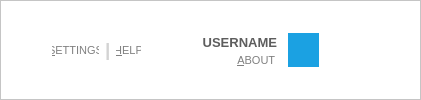
     <widget class="QFrame" name="frame_5">
      <property name="sizePolicy">
       <sizepolicy hsizetype="Preferred" vsizetype="Fixed">
        <horstretch>0</horstretch>
        <verstretch>4</verstretch>
       </sizepolicy>
      </property>
      <property name="minimumSize">
       <size>
        <width>0</width>
        <height>31</height>
       </size>
      </property>
      <property name="styleSheet">
       <string notr="true">QFrame{

background : white;


}</string>
      </property>
      <property name="frameShape">
       <enum>QFrame::StyledPanel</enum>
      </property>
      <property name="frameShadow">
       <enum>QFrame::Raised</enum>
      </property>
      <layout class="QGridLayout" name="gridLayout_4">
       <property name="sizeConstraint">
        <enum>QLayout::SetDefaultConstraint</enum>
       </property>
       <property name="topMargin">
        <number>0</number>
       </property>
       <property name="bottomMargin">
        <number>0</number>
       </property>
       <property name="verticalSpacing">
        <number>0</number>
       </property>
       <item row="0" column="1">
        <layout class="QHBoxLayout" name="horizontalLayout_4">
         <property name="spacing">
          <number>6</number>
         </property>
         <item>
          <widget class="QPushButton" name="pushButton_6">
           <property name="minimumSize">
            <size>
             <width>47</width>
             <height>16</height>
            </size>
           </property>
           <property name="maximumSize">
            <size>
             <width>47</width>
             <height>16</height>
            </size>
           </property>
           <property name="font">
            <font>
             <family>Segoe UI</family>
             <pointsize>8</pointsize>
             <weight>50</weight>
             <bold>false</bold>
            </font>
           </property>
           <property name="focusPolicy">
            <enum>Qt::NoFocus</enum>
           </property>
           <property name="styleSheet">
            <string notr="true">QPushButton{
background : white;
border : 0px white;
color : gray;
}
QPushButton:hover , QPushButton:pressed{
background : white;
border : 0px white;
color : rgb(27,161,226);
}</string>
           </property>
           <property name="text">
            <string>&amp;SETTINGS</string>
           </property>
          </widget>
         </item>
         <item>
          <widget class="QLabel" name="label_9">
           <property name="minimumSize">
            <size>
             <width>5</width>
             <height>25</height>
            </size>
           </property>
           <property name="maximumSize">
            <size>
             <width>5</width>
             <height>25</height>
            </size>
           </property>
           <property name="font">
            <font>
             <family>Segoe UI</family>
             <pointsize>14</pointsize>
             <weight>75</weight>
             <bold>true</bold>
            </font>
           </property>
           <property name="styleSheet">
            <string notr="true">QLabel{


color : lightgray;
background : solid white;


}</string>
           </property>
           <property name="text">
            <string>|</string>
           </property>
          </widget>
         </item>
         <item>
          <widget class="QPushButton" name="pushButton_8">
           <property name="minimumSize">
            <size>
             <width>25</width>
             <height>26</height>
            </size>
           </property>
           <property name="maximumSize">
            <size>
             <width>25</width>
             <height>26</height>
            </size>
           </property>
           <property name="font">
            <font>
             <family>Segoe UI</family>
             <pointsize>8</pointsize>
             <weight>50</weight>
             <bold>false</bold>
            </font>
           </property>
           <property name="focusPolicy">
            <enum>Qt::NoFocus</enum>
           </property>
           <property name="styleSheet">
            <string notr="true">QPushButton{
background : white;
border : 0px white;
color : gray;
}
QPushButton:hover , QPushButton:pressed{
background : white;
border : 0px white;
color : rgb(27,161,226);
}</string>
           </property>
           <property name="text">
            <string>&amp;HELP</string>
           </property>
          </widget>
         </item>
        </layout>
       </item>
       <item row="0" column="2">
        <spacer name="horizontalSpacer_14">
         <property name="orientation">
          <enum>Qt::Horizontal</enum>
         </property>
         <property name="sizeType">
          <enum>QSizePolicy::Fixed</enum>
         </property>
         <property name="sizeHint" stdset="0">
          <size>
           <width>55</width>
           <height>29</height>
          </size>
         </property>
        </spacer>
       </item>
       <item row="0" column="3">
        <layout class="QVBoxLayout" name="verticalLayout_4">
         <property name="spacing">
          <number>1</number>
         </property>
         <item>
          <widget class="QLabel" name="label_19">
           <property name="font">
            <font>
             <family>Segoe UI</family>
             <pointsize>10</pointsize>
             <weight>75</weight>
             <bold>true</bold>
            </font>
           </property>
           <property name="text">
            <string>&lt;!DOCTYPE HTML PUBLIC &quot;-//W3C//DTD HTML 4.0//EN&quot; &quot;http://www.w3.org/TR/REC-html40/strict.dtd&quot;&gt;
&lt;html&gt;&lt;head&gt;&lt;meta name=&quot;qrichtext&quot; content=&quot;1&quot; /&gt;&lt;style type=&quot;text/css&quot;&gt;
p, li { white-space: pre-wrap; }
&lt;/style&gt;&lt;/head&gt;&lt;body style=&quot; font-family:'Segoe UI'; font-size:10pt; font-weight:600; font-style:normal;&quot;&gt;
&lt;p style=&quot; margin-top:0px; margin-bottom:0px; margin-left:0px; margin-right:0px; -qt-block-indent:0; text-indent:0px;&quot;&gt;&lt;span style=&quot; color:#5d5d5d;&quot;&gt;USERNAME&lt;/span&gt;&lt;/p&gt;&lt;/body&gt;&lt;/html&gt;</string>
           </property>
           <property name="alignment">
            <set>Qt::AlignRight|Qt::AlignTrailing|Qt::AlignVCenter</set>
           </property>
          </widget>
         </item>
         <item>
          <widget class="QPushButton" name="pushButton_7">
           <property name="font">
            <font>
             <family>Segoe UI</family>
             <pointsize>8</pointsize>
             <weight>50</weight>
             <bold>false</bold>
            </font>
           </property>
           <property name="focusPolicy">
            <enum>Qt::NoFocus</enum>
           </property>
           <property name="styleSheet">
            <string notr="true">QPushButton{
background : white;
border : 0px white;
color : gray;
}
QPushButton:hover , QPushButton:pressed{
background : white;
border : 0px white;
color : rgb(27,161,226);
}</string>
           </property>
           <property name="text">
            <string>           &amp;ABOUT</string>
           </property>
          </widget>
         </item>
        </layout>
       </item>
       <item row="0" column="4">
        <spacer name="horizontalSpacer_9">
         <property name="orientation">
          <enum>Qt::Horizontal</enum>
         </property>
         <property name="sizeType">
          <enum>QSizePolicy::Fixed</enum>
         </property>
         <property name="sizeHint" stdset="0">
          <size>
           <width>5</width>
           <height>20</height>
          </size>
         </property>
        </spacer>
       </item>
       <item row="0" column="5">
        <widget class="QLabel" name="label_11">
         <property name="sizePolicy">
          <sizepolicy hsizetype="Preferred" vsizetype="Preferred">
           <horstretch>0</horstretch>
           <verstretch>0</verstretch>
          </sizepolicy>
         </property>
         <property name="minimumSize">
          <size>
           <width>31</width>
           <height>34</height>
          </size>
         </property>
         <property name="font">
          <font>
           <family>Segoe UI</family>
           <pointsize>14</pointsize>
           <weight>75</weight>
           <bold>true</bold>
          </font>
         </property>
         <property name="styleSheet">
          <string notr="true">QLabel{


color : gray;
background : solid solid rgb(27,161,226);
border: 2px;

}</string>
         </property>
         <property name="text">
          <string/>
         </property>
         <property name="pixmap">
          <pixmap resource="Resources.qrc">:/Images/Images/windows_logo.png</pixmap>
         </property>
         <property name="scaledContents">
          <bool>true</bool>
         </property>
        </widget>
       </item>
       <item row="0" column="6">
        <spacer name="horizontalSpacer_15">
         <property name="orientation">
          <enum>Qt::Horizontal</enum>
         </property>
         <property name="sizeType">
          <enum>QSizePolicy::Fixed</enum>
         </property>
         <property name="sizeHint" stdset="0">
          <size>
           <width>16</width>
           <height>29</height>
          </size>
         </property>
        </spacer>
       </item>
       <item row="0" column="7">
        <layout class="QHBoxLayout" name="horizontalLayout_9">
         <property name="spacing">
          <number>2</number>
         </property>
         <property name="bottomMargin">
          <number>6</number>
         </property>
         <item>
          <widget class="QToolButton" name="toolButton_3">
           <property name="minimumSize">
            <size>
             <width>15</width>
             <height>15</height>
            </size>
           </property>
           <property name="font">
            <font>
             <family>Segoe UI</family>
             <weight>75</weight>
             <bold>true</bold>
            </font>
           </property>
           <property name="focusPolicy">
            <enum>Qt::NoFocus</enum>
           </property>
           <property name="toolTip">
            <string>Minimize</string>
           </property>
           <property name="styleSheet">
            <string notr="true">QToolButton{
Image : url(:/Images/Images/minimize.png);
background : solid white;
border : 0px  solid white;
color : white;
}
QToolButton:hover , QToolButton:selected{
Image : url(:/Images/Images/minimize_hover.png);
border : 0px  solid  rgb(27,161,226);
color : white;
}
</string>
           </property>
           <property name="text">
            <string/>
           </property>
           <property name="iconSize">
            <size>
             <width>17</width>
             <height>17</height>
            </size>
           </property>
           <property name="popupMode">
            <enum>QToolButton::DelayedPopup</enum>
           </property>
           <property name="toolButtonStyle">
            <enum>Qt::ToolButtonIconOnly</enum>
           </property>
           <property name="autoRaise">
            <bool>false</bool>
           </property>
          </widget>
         </item>
         <item>
          <widget class="QToolButton" name="toolButton_2">
           <property name="minimumSize">
            <size>
             <width>15</width>
             <height>15</height>
            </size>
           </property>
           <property name="font">
            <font>
             <family>Segoe UI</family>
             <weight>75</weight>
             <bold>true</bold>
            </font>
           </property>
           <property name="focusPolicy">
            <enum>Qt::NoFocus</enum>
           </property>
           <property name="toolTip">
            <string>Maximize</string>
           </property>
           <property name="styleSheet">
            <string notr="true">QToolButton{
Image : url(:/Images/Images/maximize.png);
background : solid white;
border : 0px  solid white;
color : white;
}
QToolButton:hover , QToolButton:selected{
Image : url(:/Images/Images/maximize_hover.png);
border : 0px  solid  rgb(27,161,226);
color : white;
}
</string>
           </property>
           <property name="text">
            <string/>
           </property>
           <property name="iconSize">
            <size>
             <width>12</width>
             <height>15</height>
            </size>
           </property>
           <property name="popupMode">
            <enum>QToolButton::DelayedPopup</enum>
           </property>
           <property name="toolButtonStyle">
            <enum>Qt::ToolButtonIconOnly</enum>
           </property>
           <property name="autoRaise">
            <bool>false</bool>
           </property>
          </widget>
         </item>
         <item>
          <widget class="QToolButton" name="toolButton">
           <property name="minimumSize">
            <size>
             <width>15</width>
             <height>15</height>
            </size>
           </property>
           <property name="font">
            <font>
             <family>Lucida Grande</family>
             <pointsize>9</pointsize>
             <weight>75</weight>
             <bold>true</bold>
            </font>
           </property>
           <property name="focusPolicy">
            <enum>Qt::NoFocus</enum>
           </property>
           <property name="toolTip">
            <string>Close</string>
           </property>
           <property name="styleSheet">
            <string notr="true">QToolButton{
Image : url(:/Images/Images/close.png);
background : solid white;
border : 0px  solid white;
color : white;
}
QToolButton:hover , QToolButton:selected{
Image : url(:/Images/Images/close_hover.png);
border : 0px  solid  rgb(27,161,226);
color : white;
}
</string>
           </property>
           <property name="text">
            <string/>
           </property>
           <property name="iconSize">
            <size>
             <width>17</width>
             <height>17</height>
            </size>
           </property>
           <property name="popupMode">
            <enum>QToolButton::DelayedPopup</enum>
           </property>
           <property name="toolButtonStyle">
            <enum>Qt::ToolButtonIconOnly</enum>
           </property>
           <property name="autoRaise">
            <bool>false</bool>
           </property>
          </widget>
         </item>
        </layout>
       </item>
       <item row="0" column="8">
        <spacer name="horizontalSpacer_20">
         <property name="orientation">
          <enum>Qt::Horizontal</enum>
         </property>
         <property name="sizeType">
          <enum>QSizePolicy::Fixed</enum>
         </property>
         <property name="sizeHint" stdset="0">
          <size>
           <width>9</width>
           <height>20</height>
          </size>
         </property>
        </spacer>
       </item>
       <item row="0" column="0">
        <spacer name="horizontalSpacer_10">
         <property name="orientation">
          <enum>Qt::Horizontal</enum>
         </property>
         <property name="sizeHint" stdset="0">
          <size>
           <width>40</width>
           <height>20</height>
          </size>
         </property>
        </spacer>
       </item>
      </layout>
     </widget>
